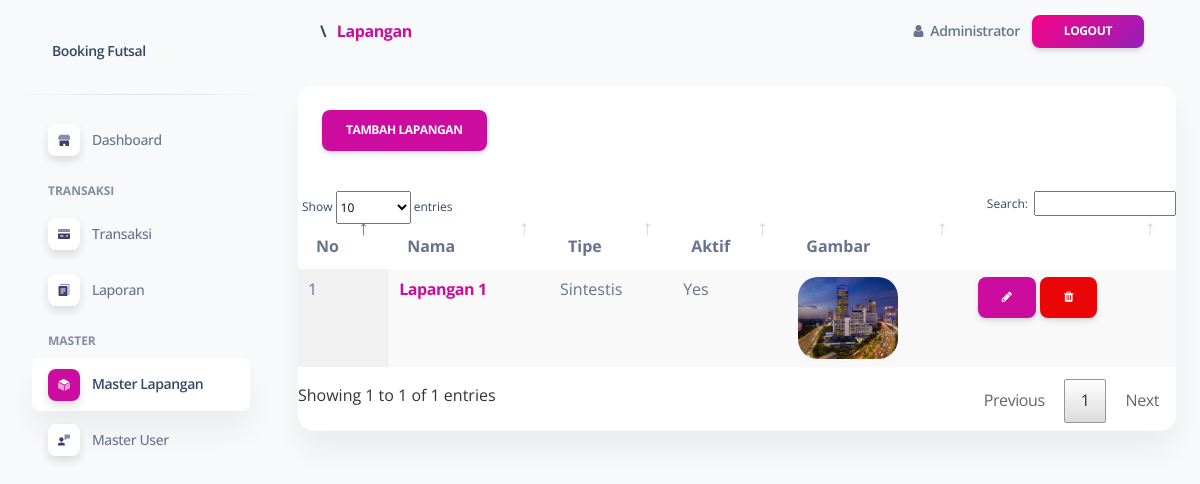
The page /media.php?module=lapangan (signed in) on the database its author committed.
### tables this page shows
CREATE TABLE `lapangan` (
  `id` int(11) NOT NULL,
  `nama` varchar(255) NOT NULL,
  `deskripsi` text NOT NULL,
  `tipe` varchar(255) NOT NULL,
  `json` text DEFAULT NULL,
  `aktif` int(1) NOT NULL DEFAULT 1,
  `created_by` int(11) NOT NULL,
  `created_at` datetime NOT NULL DEFAULT current_timestamp(),
  `updated_by` int(11) NOT NULL,
  `updated_at` datetime NOT NULL DEFAULT current_timestamp() ON UPDATE current_timestamp()
);

CREATE TABLE `lapangan_media` (
  `id` int(1) NOT NULL,
  `id_lapangan` int(11) NOT NULL,
  `path` text NOT NULL,
  `created_by` int(11) NOT NULL,
  `created_at` datetime NOT NULL DEFAULT current_timestamp()
);

### config/function.php (called while the page is built, shortened)
<?php
function tf($value)
{
	return $value == 1 || $value === true ? 'Yes':'No';
}
?>

### module/lapangan/index.php (the view, shortened to what this page needs)
<div class="row">
  <div class="col-sm-12">
    <div class="card">
      <div class="card-header">
        <a class="btn btn-primary" href="?module=<?php echo $_GET['module'];?>&act=create">Tambah <?php echo ucwords($_GET['module']) ?></a>
      </div>
      <div class="card-body px-0 pt-0 pb-2">
        <div class="table-responsive p-0">
          <table class="table display" id="datatables">
            <thead>
              <tr>
                <th>No</th>
                <th>Nama</th>
                <th>Tipe</th>
                <th>Aktif</th>
                <th>Gambar</th>
                <th class="d-print-none"></th>
              </tr>
            </thead>
            <tbody>
              <?php
              $no=0;
              $query = mysqli_query($conn,"SELECT * from lapangan order by nama");
              foreach ($query as $row): $no++;?>
                <tr>
                  <td><?php echo $no ?></td>
                  <td><a href="?module=<?php echo $_GET['module'] ?>&act=detail&id=<?php echo $row['id'] ?>"><b class="text-primary"><?php echo $row['nama'] ?></b></a></td>
                  <td><?php echo $row['tipe'] ?></td>
                  <td><?php echo tf($row['aktif']) ?></td>
                  <td>
                    <?php
                    $media = mysqli_fetch_array(mysqli_query($conn,"SELECT * from lapangan_media where id_lapangan = '".$row['id']."'"));
                    ?>
                    <a href="?module=<?php echo $_GET['module'] ?>&act=detail&id=<?php echo $row['id'] ?>">
                      <img src="<?php echo $media['path'] ?>" alt="Avatar" class="image" style="width: 100px;border-radius: 20px;">
                    </a>
                  </td>
                  <td class="d-print-none text-right">
                    <a class="btn btn-primary btn-xs" data-toggle="tooltip" data-placement="top" title="Edit" href="?module=<?php echo $_GET['module'] ?>&act=edit&id=<?php echo $row['id']; ?>"><i class="fa fa-pencil"></i></a>
                    <a class="btn btn-danger btn-xs" data-toggle="tooltip" data-placement="top" title="Delete" onclick="swal_delete('<?php echo $aksi ?>?module=<?php echo $_GET['module'] ?>&act=delete&id=<?php echo $row['id']; ?>')"><i class="fa fa-trash"></i></a>
                  </td>
                </tr>
              <?php endforeach ?>
            </tbody>
          </table>
        </div>
      </div>
    </div>
  </div>
</div>

### layout/head.php (style rules this page uses)
th { text-align: left; }

### rows shown on the page
lapangan: nama "Lapangan 1", tipe "Sintestis", aktif "Yes", lapangan_media.path (picture)

### other values the page prints
implode(" <span style='padding:6px'>\</span> ",$bc) "\\"
$bread['text'] "Lapangan"
$_SESSION['nama'] "Administrator"
$_GET['module'] "LAPANGAN"
